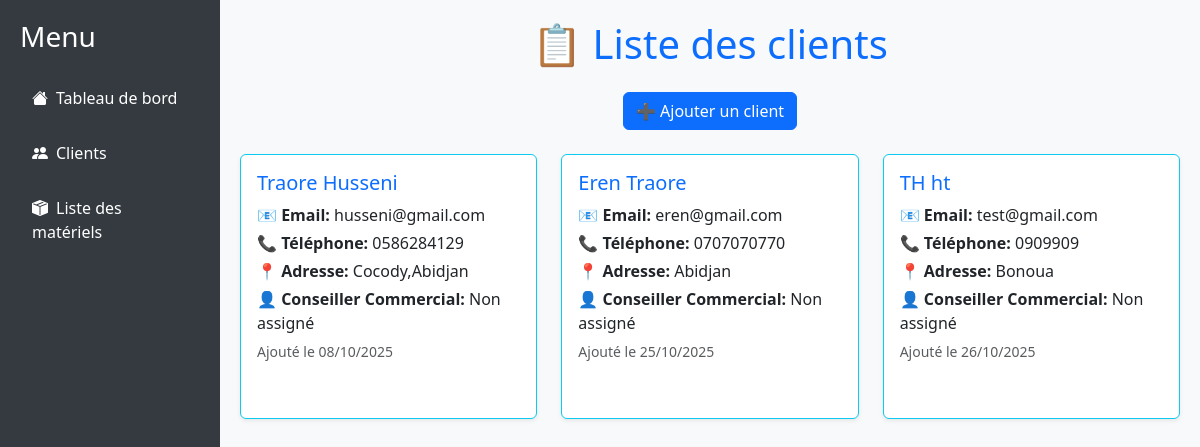
/clients/, run on the app's committed database.
### devis_app/models.py (models this page shows, shortened)
class Client(models.Model):
    nom = models.CharField(max_length=100)
    prenom = models.CharField(max_length=100)
    email = models.EmailField()
    telephone = models.CharField(max_length=20, blank=True, null=True)
    adresse = models.CharField(max_length=255, blank=True, null=True)
    date_creation = models.DateTimeField(auto_now_add=True)
    slug = models.SlugField(unique=True, blank=True)

### devis_app/views.py (the view)
# urls.py: path("clients/", views.liste_clients, name="liste_clients"),
def liste_clients(request):
    clients = Client.objects.all()
    return render(request, 'clients/clients.html', {'clients': clients})

### devis_app/templates/clients/clients.html (shortened to what this page needs)
{% extends "base.html" %}
{% block content %}
<h1 class="mb-4 text-center text-primary">📋 Liste des clients</h1>
<div class="mb-4 d-flex justify-content-center gap-2">
    <button class="btn btn-primary" type="button" data-bs-toggle="collapse" data-bs-target="#ajouterClientForm" aria-expanded="false" aria-controls="ajouterClientForm">
        ➕ Ajouter un client
    </button>
</div>
<div class="row row-cols-1 row-cols-md-2 row-cols-lg-3 g-4">
    {% for client in clients %}
    <div class="col">
        <div class="card shadow-sm h-100 border-info">
            <div class="card-body">
                <h5 class="card-title">
                    <a href="{% url 'devis_par_client' slug=client.slug %}" class="text-decoration-none text-primary">
                        {{ client.nom }} {{ client.prenom }}
                    </a>
                </h5>
                <p class="card-text mb-1"><strong>📧 Email:</strong> {{ client.email }}</p>
                <p class="card-text mb-1"><strong>📞 Téléphone:</strong> {{ client.telephone|default:"Non renseigné" }}</p>
                <p class="card-text mb-1"><strong>📍 Adresse:</strong> {{ client.adresse|default:"Non renseignée" }}</p>
                <p class="card-text mb-1"><strong>👤 Conseiller Commercial:</strong>
                    {% if client.devis_set.first.utilisateur %}
                        {{ client.devis_set.first.utilisateur.get_full_name|default:client.devis_set.first.utilisateur.username }}
                    {% else %}
                        Non assigné
                    {% endif %}
                </p>
                <p class="text-muted mb-2"><small>Ajouté le {{ client.date_creation|date:"d/m/Y" }}</small></p>
            </div>
        </div>
    </div>
    {% empty %}
    <div class="col-12 text-center">
        <p class="text-muted">Aucun client trouvé.</p>
    </div>
    {% endfor %}
</div>
{% endblock %}

### devis_app/templates/base.html (style rules this page uses)
body { display: flex; min-height: 100vh; margin: 0; background-color: #f8f9fa; }

### devis_app/templates/clients/clients.html (style rules this page uses)
.card { transition: transform 0.2s ease, box-shadow 0.2s ease; }

### data on the page
Client: nom "Traore", prenom "Husseni", email "husseni@gmail.com", telephone "0586284129", adresse "Cocody,Abidjan", date_creation "08/10/2025"
Client: nom "Eren", prenom "Traore", email "eren@gmail.com", telephone "0707070770", adresse "Abidjan", date_creation "25/10/2025"
Client: nom "TH", prenom "ht", email "test@gmail.com", telephone "0909909", adresse "Bonoua", date_creation "26/10/2025"
